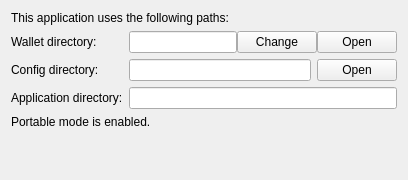
           <widget class="QWidget" name="tab_5">
            <attribute name="title">
             <string>Paths</string>
            </attribute>
            <layout class="QVBoxLayout" name="verticalLayout_9">
             <item>
              <widget class="QLabel" name="label_4">
               <property name="text">
                <string>This application uses the following paths:</string>
               </property>
              </widget>
             </item>
             <item>
              <layout class="QFormLayout" name="formLayout_2">
               <property name="fieldGrowthPolicy">
                <enum>QFormLayout::FieldGrowthPolicy::ExpandingFieldsGrow</enum>
               </property>
               <property name="rowWrapPolicy">
                <enum>QFormLayout::RowWrapPolicy::DontWrapRows</enum>
               </property>
               <item row="0" column="0">
                <widget class="QLabel" name="label_22">
                 <property name="text">
                  <string>Wallet directory:</string>
                 </property>
                </widget>
               </item>
               <item row="0" column="1">
                <layout class="QHBoxLayout" name="horizontalLayout_10">
                 <property name="spacing">
                  <number>0</number>
                 </property>
                 <item>
                  <widget class="QLineEdit" name="lineEdit_defaultWalletDir">
                   <property name="readOnly">
                    <bool>true</bool>
                   </property>
                  </widget>
                 </item>
                 <item>
                  <widget class="QPushButton" name="btn_browseDefaultWalletDir">
                   <property name="text">
                    <string>Change</string>
                   </property>
                  </widget>
                 </item>
                 <item>
                  <widget class="QPushButton" name="btn_openWalletDir">
                   <property name="text">
                    <string>Open</string>
                   </property>
                  </widget>
                 </item>
                </layout>
               </item>
               <item row="1" column="0">
                <widget class="QLabel" name="label_23">
                 <property name="text">
                  <string>Config directory:</string>
                 </property>
                </widget>
               </item>
               <item row="1" column="1">
                <layout class="QHBoxLayout" name="horizontalLayout_3">
                 <item>
                  <widget class="QLineEdit" name="lineEdit_configDir">
                   <property name="readOnly">
                    <bool>true</bool>
                   </property>
                  </widget>
                 </item>
                 <item>
                  <widget class="QPushButton" name="btn_openConfigDir">
                   <property name="text">
                    <string>Open</string>
                   </property>
                  </widget>
                 </item>
                </layout>
               </item>
               <item row="2" column="0">
                <widget class="QLabel" name="label_24">
                 <property name="text">
                  <string>Application directory:</string>
                 </property>
                </widget>
               </item>
               <item row="2" column="1">
                <widget class="QLineEdit" name="lineEdit_applicationDir">
                 <property name="sizePolicy">
                  <sizepolicy hsizetype="Expanding" vsizetype="Fixed">
                   <horstretch>0</horstretch>
                   <verstretch>0</verstretch>
                  </sizepolicy>
                 </property>
                 <property name="readOnly">
                  <bool>true</bool>
                 </property>
                </widget>
               </item>
              </layout>
             </item>
             <item>
              <widget class="QFrame" name="frame_portableMode">
               <property name="frameShape">
                <enum>QFrame::Shape::NoFrame</enum>
               </property>
               <property name="frameShadow">
                <enum>QFrame::Shadow::Raised</enum>
               </property>
               <layout class="QHBoxLayout" name="horizontalLayout_6">
                <property name="leftMargin">
                 <number>0</number>
                </property>
                <property name="topMargin">
                 <number>0</number>
                </property>
                <property name="rightMargin">
                 <number>0</number>
                </property>
                <property name="bottomMargin">
                 <number>0</number>
                </property>
                <item>
                 <widget class="QLabel" name="label_10">
                  <property name="text">
                   <string>Portable mode is enabled.</string>
                  </property>
                 </widget>
                </item>
               </layout>
              </widget>
             </item>
             <item>
              <spacer name="verticalSpacer_4">
               <property name="orientation">
                <enum>Qt::Orientation::Vertical</enum>
               </property>
               <property name="sizeHint" stdset="0">
                <size>
                 <width>20</width>
                 <height>40</height>
                </size>
               </property>
              </spacer>
             </item>
            </layout>
           </widget>
